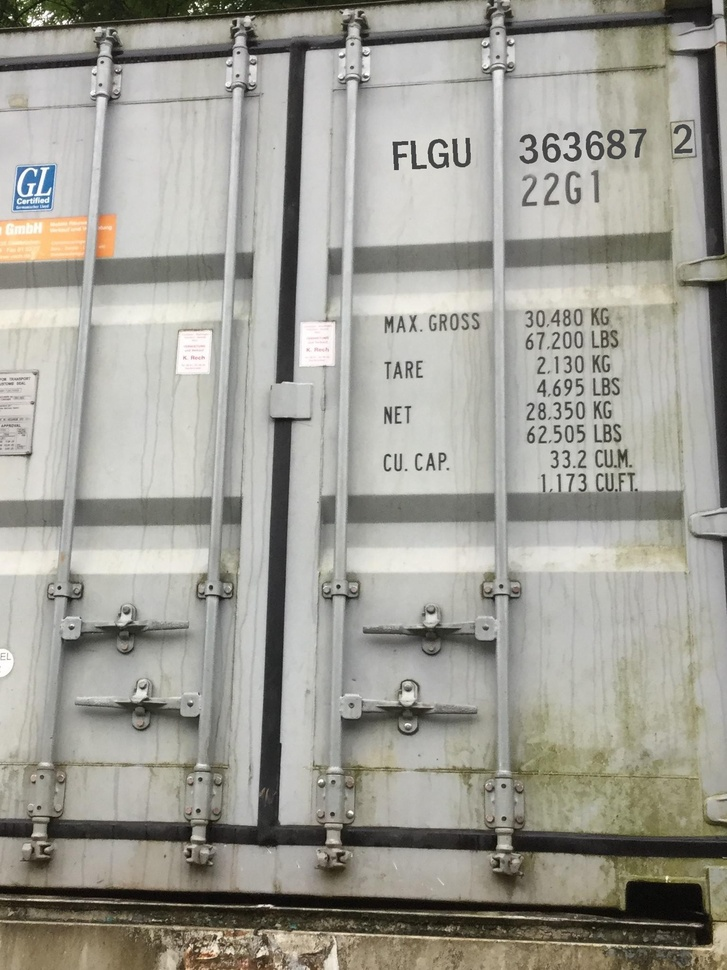
#> input picture util/img/FLGU_363687_2.jpg, 727 x 970 px, shrunk from 1535 x 2047 before the run
$ python -i rotateImage.py   (imports and definitions only)
#> lines starting #> are read from the running program, lines starting #| are printed output that depends on the picture; after the words box and inside, x2 and y2 are one past the last pixel; in counts of white or black regions, pixels touching at a corner belong together
import cv2
import numpy as np
from math import *

def rotate_lh(img,degree):
    height_ori,width_ori=img.shape[:2]
    height_1=int(width_ori*fabs(sin(radians(degree)))+height_ori*fabs(cos(radians(degree))))
    width_1=int(height_ori*fabs(sin(radians(degree)))+width_ori*fabs(cos(radians(degree))))
    matRotation=cv2.getRotationMatrix2D((width_ori/2,height_ori/2),degree,1)
    matRotation[0,2] +=(width_1-width_ori)/2
    matRotation[1,2] +=(height_1-height_ori)/2
    imgRotation=cv2.warpAffine(img,matRotation,(width_1,height_1),borderValue=(255,255,255))
    return imgRotation

def docRot(src_img_c):
    src_img = cv2.cvtColor(src_img_c,cv2.COLOR_RGB2GRAY)
    if(src_img is None):
        return 0
    opWidth = cv2.getOptimalDFTSize(src_img.shape[0]);
#> opWidth = 972
    opHeight = cv2.getOptimalDFTSize(src_img.shape[1]);
#> opHeight = 729
    padded=cv2.copyMakeBorder(src_img,0,opWidth-src_img.shape[0], 0, opHeight-src_img.shape[1], cv2.BORDER_CONSTANT, value=(0,0,0))
    a=padded.astype(np.float64)
    b=np.zeros(a.shape,float)
    comImg=cv2.merge([a,b])
    comImg=cv2.dft(comImg)
    c=cv2.split(comImg)[0]
    d=cv2.split(comImg)[1]
    e=cv2.magnitude(c,d)
    f=e+1
    g=np.log10(f)
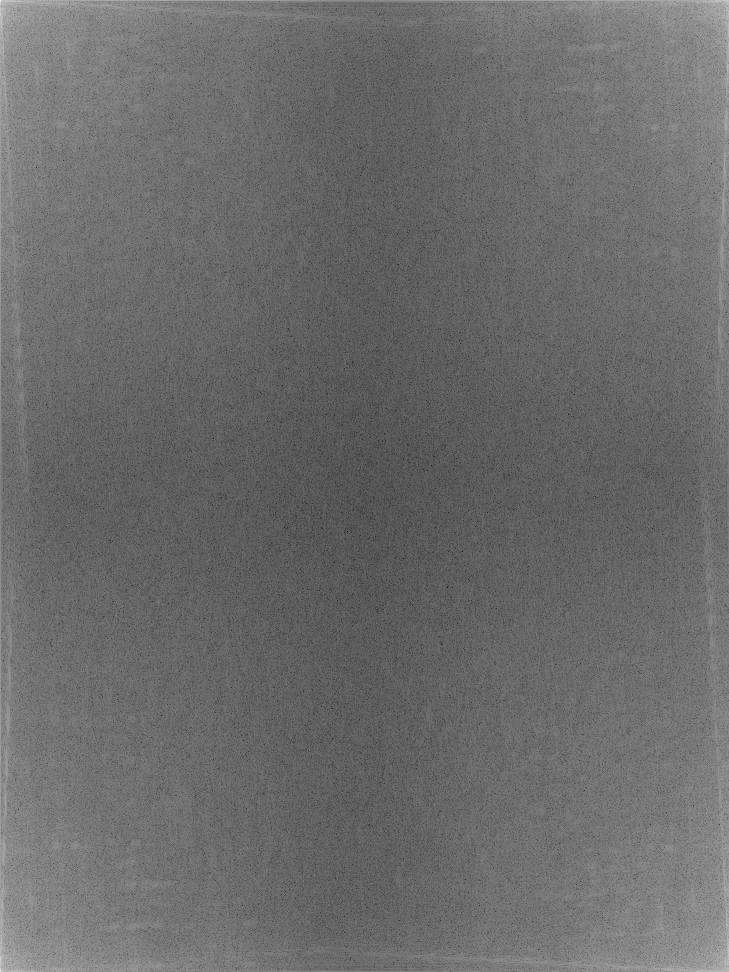
#> g: shape (972, 729) float64; min 0.369, max 8.05, mean 3.62; drawn with min black and max white
    height=g.shape[0]
#> height = 972
    width=g.shape[1]
#> width = 729
    if(g.shape[0]%2==1):
        height=g.shape[0]-1
    if(g.shape[1]%2==1):
        width=g.shape[1]-1
#> width = 728
    g=g[0:width,0:height]
#> g: shape (728, 729) float64
    cx=int(g.shape[1]/2)
#> cx = 364
    cy=int(g.shape[0]/2)
#> cy = 364
    q0=g[0:cx,0:cy];
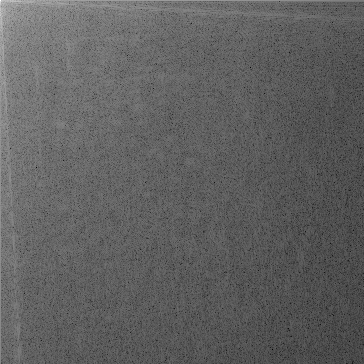
#> q0: shape (364, 364) float64; min 1.15, max 8.05, mean 3.77; drawn with min black and max white
    q1=g[0:cx,cy:2*cy];
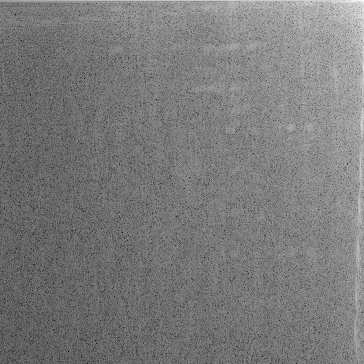
#> q1: shape (364, 364) float64; min 1.14, max 6.46, mean 3.7; drawn with min black and max white
    q2=g[cx:2*cx,cy:2*cy];
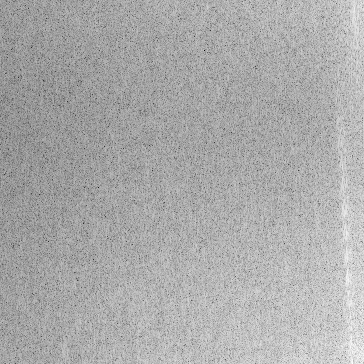
#> q2: shape (364, 364) float64; min 0.369, max 4.81, mean 3.36; drawn with min black and max white
    q3=g[cx:2*cx,0:cy];
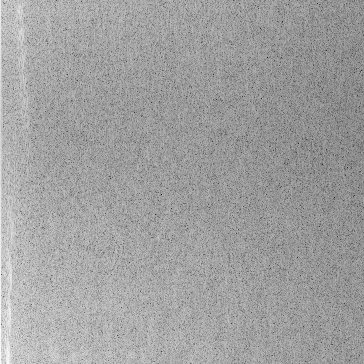
#> q3: shape (364, 364) float64; min 0.369, max 5.1, mean 3.35; drawn with min black and max white
    temp=q0
    q0=q2
    q2=temp
    temp=q1
    q1=q3
    q3=temp
    cv2.normalize(g, g, 0, 1, cv2.NORM_MINMAX);
    h=g*255
    _,k=cv2.threshold(h,150,255,cv2.THRESH_BINARY);
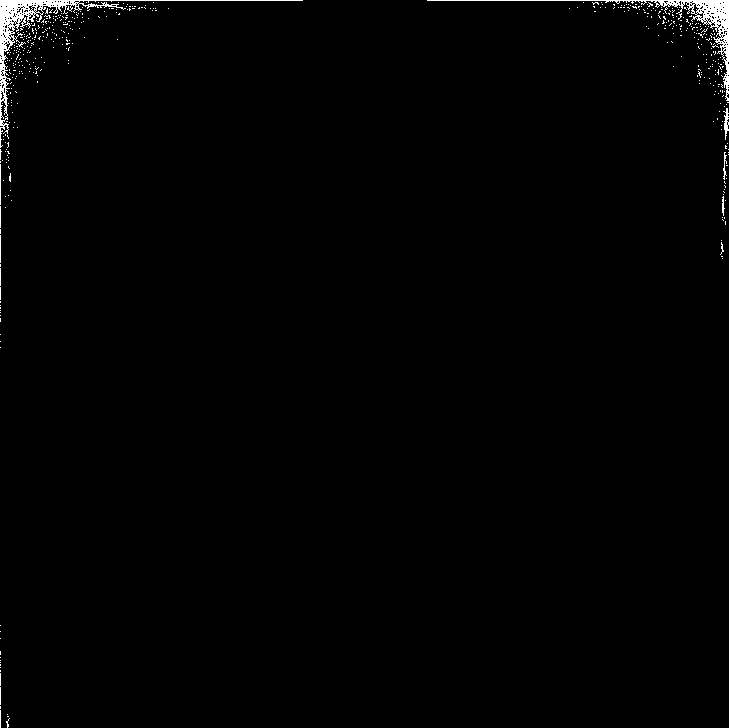
#> k: shape (728, 729) float64; 0.95% white; 498 white regions (490 under 20 px), largest, box (x1, y1, x2, y2) and area: (0, 0, 303, 148) 2139, (427, 0, 729, 101) 1618, (723, 108, 729, 140) 91
    l=k.astype(np.uint8)
    lines = cv2.HoughLines(l,1,np.pi/180,100,0,0)
#> lines = 27 rows, first 8: [0, 1.57], [0, 0], [4, 1.57], [3, 0.0175], [727, 0.0175], [729, 0.0349], [0, 3.09], [-10, 1.59]
    if(lines is None):
        return 0
    angel=0
    # count = 0
    for line in lines:
        theta=line[0,1]
        if(abs(theta)<np.pi/45 or abs(theta-np.pi/2)<np.pi/45):
        # if(theta<30*np.pi/180 or np.pi-theta<30*np.pi/180):
            continue
        else:
            angel=theta
            break
#> this loop made 7 passes
#> (line, theta, angel) on pass 7: ([[0, 3.09]], 3.09, 3.09)
#> (line, theta) on passes 1 to 6: ([[0, 1.57]], 1.57), ([[0, 0]], 0), ([[4, 1.57]], 1.57), ([[3, 0.0175]], 0.0175), ([[727, 0.0175]], 0.0175), ([[729, 0.0349]], 0.0349)
    #         angel = angel + theta
    #         count = count + 1
    # angel = angel/count
    angel=angel if angel<np.pi/2 else angel-np.pi
#> angel = -0.0524
    if(angel != np.pi/2):
        angelT = src_img.shape[0]*np.tan(angel)/src_img.shape[1]
#> angelT = -0.0699
        angel = np.arctan(angelT)
#> angel = -0.0698
    angelD = angel*180/float(np.pi)
#> angelD = -4
    if 45 - angelD < 0:
        angelD = angelD - 90
    imgRotation=rotate_lh(src_img,angelD)
#> in rotate_lh, `height_1=int(width_ori*fabs(sin(radians(degree)))+height_ori*fabs(cos(..`: height_1 = 1018
#> in rotate_lh, `width_1=int(height_ori*fabs(sin(radians(degree)))+width_ori*fabs(cos(r..`: width_1 = 792
#> in rotate_lh, `matRotation=cv2.getRotationMatrix2D((width_ori/2,height_ori/2),degree,1)`: matRotation = [[0.998, -0.0698, 34.72], [0.0698, 0.998, -24.17]]
    imgRotation_c=rotate_lh(src_img_c,angelD)
#> call 2 of rotate_lh, with degree = -4
#> in rotate_lh (call 2), `imgRotation=cv2.warpAffine(img,matRotation,(width_1,height_1),borderVa..`:
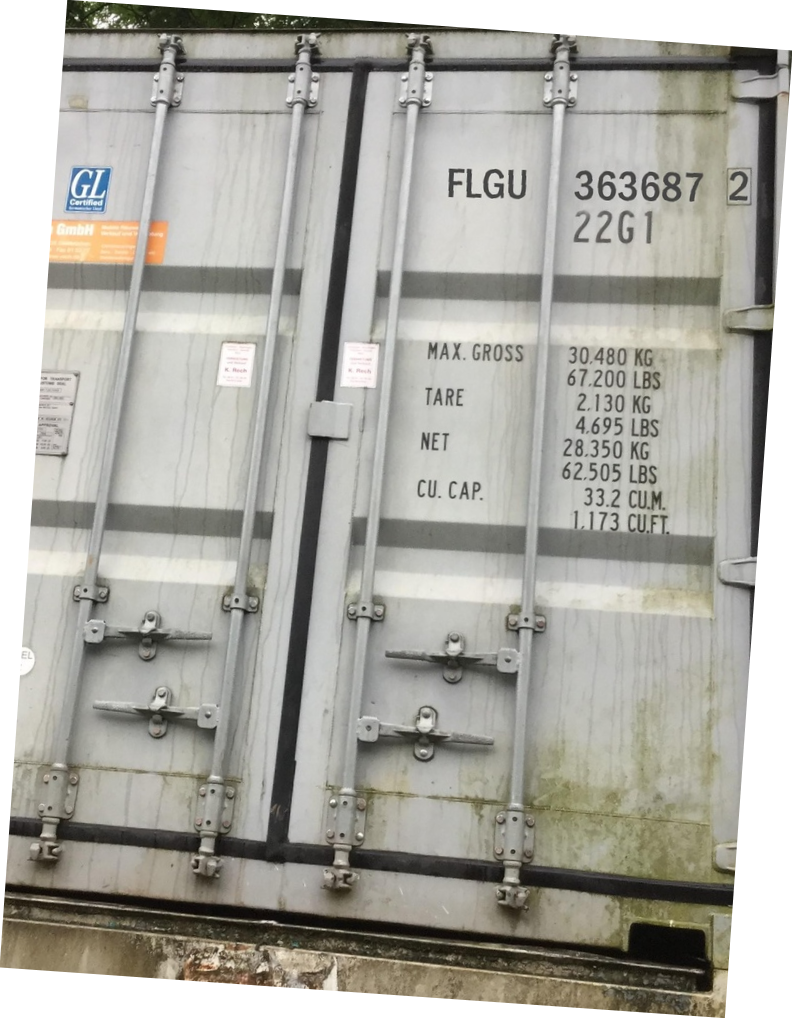
#> imgRotation: shape (1018, 792, 3); mean R, G, B 171.3, 170, 162.6
    # cv2.imshow("imgRotation",imgRotation_c)
    # cv2.waitKey(0)
    # return angelD
    return imgRotation_c


# docRot("../Container.jpg")

>>> import cv2
>>> picture = cv2.cvtColor(cv2.imread('img/FLGU_363687_2.jpg'), cv2.COLOR_BGR2RGB)
>>> result = docRot(picture)

$ run again, on util/img/KWUU_241720_0.jpg
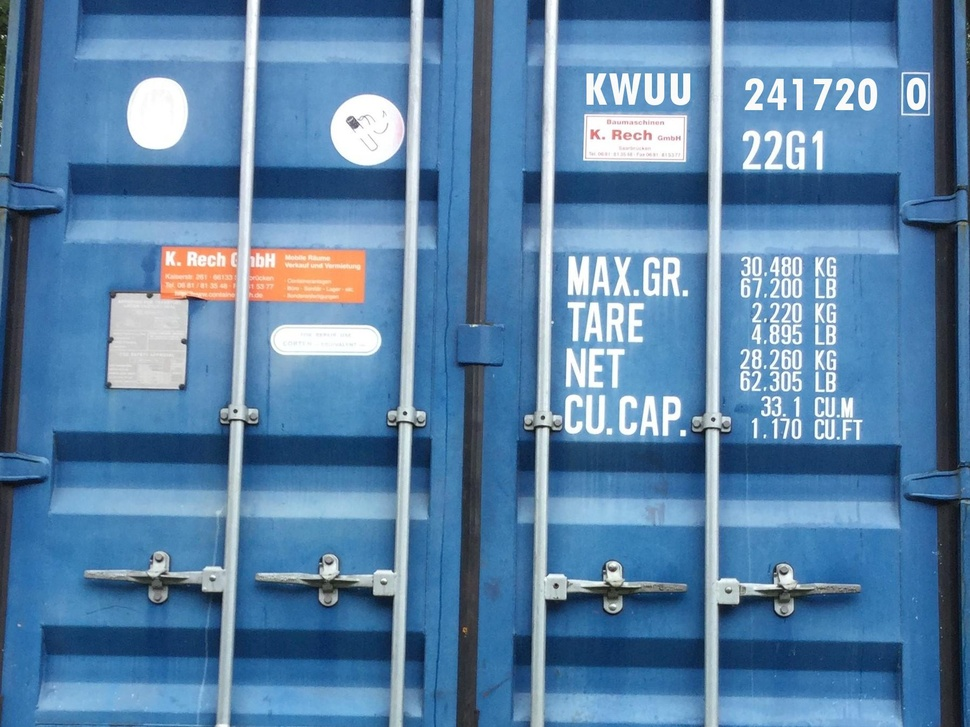
#> input picture util/img/KWUU_241720_0.jpg, 970 x 727 px, shrunk from 1796 x 1347 before the run
#> in docRot, `_,k=cv2.threshold(h,150,255,cv2.THRESH_BINARY);`:
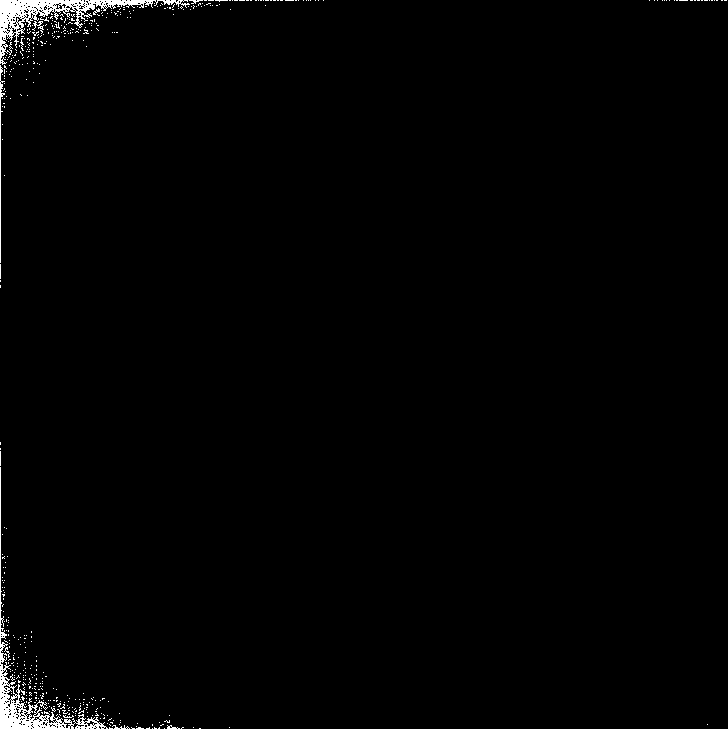
#> k: shape (729, 728) float64; 1.1% white; 504 white regions (494 under 20 px), largest, box (x1, y1, x2, y2) and area: (0, 0, 190, 65) 2259, (0, 467, 108, 729) 2046, (0, 65, 5, 263) 234
#> lines = 26 rows, first 8: [0, 0], [0, 1.57], [4, 1.55], [2, 0], [8, 1.54], [10, 1.52], [4, 0], [728, 1.57]
#> the loop in docRot, `for line in lines:` made 9 passes
#> (line, theta, angel) on pass 9: ([[9, 3.12]], 3.12, 3.12)
#> in docRot, `angel=angel if angel<np.pi/2 else angel-np.pi`: angel = -0.0175
#> angelT = -0.0131
#> angelD = -0.75
#> height_1 = 739
#> width_1 = 979
#> matRotation = [[1, -0.0131, 4.8], [0.0131, 1, -6.31]]
#> in rotate_lh (call 2), `imgRotation=cv2.warpAffine(img,matRotation,(width_1,height_1),borderVa..`:
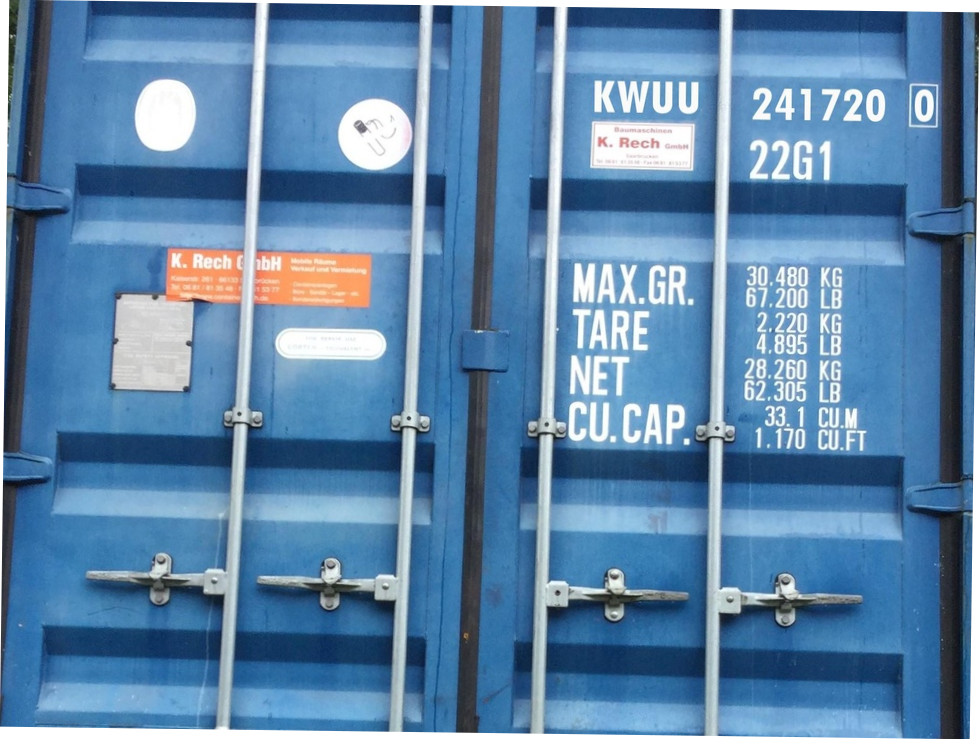
#> imgRotation: shape (739, 979, 3); mean R, G, B 93.8, 133, 169.2
